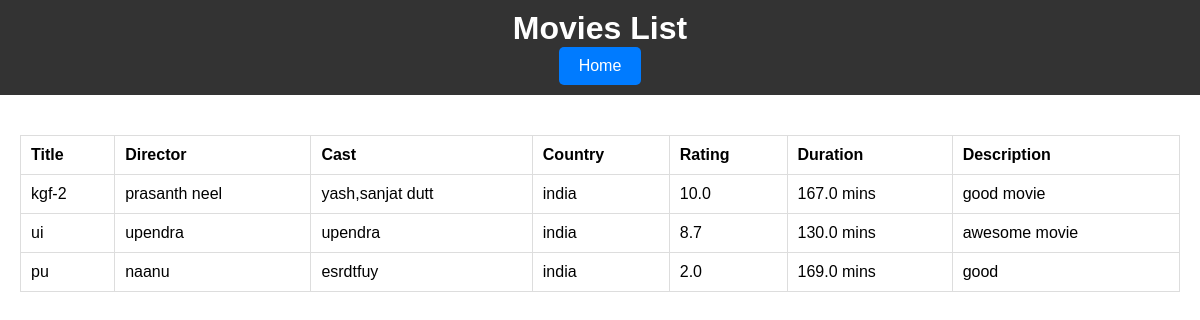
The app's page /movies with its own data.
### app.py (models this page shows)
class Movies(db.Model):
    movie_id = db.Column(db.Integer, primary_key=True, autoincrement=True)
    type = db.Column(db.String(100), nullable=False)
    title = db.Column(db.String(100), nullable=False)
    director = db.Column(db.String(100), nullable=False)
    cast = db.Column(db.String(100), nullable=False)
    country = db.Column(db.String(100), nullable=False)
    date_added = db.Column(db.DateTime, default=datetime.utcnow)
    release_date = db.Column(db.DateTime)
    rating = db.Column(db.Float)
    duration = db.Column(db.Float)
    listed_in = db.Column(db.Boolean, default=False)
    description = db.Column(db.String(120), nullable=False)

### app.py (the view)
@app.route('/movies', methods=['GET'])
def list_movies():
    movies_list = Movies.query.all()
    return render_template('movies.html', movies=movies_list)

### templates/movies.html (shortened to what this page needs)
<!DOCTYPE html>
<html lang="en">
<head>
</head>
<body>
    <header>
        <h1>Movies List</h1>
        <a href="/" class="button">Home</a>
    </header>
    <main>
        <table>
            <thead>
                <tr>
                    <th>Title</th>
                    <th>Director</th>
                    <th>Cast</th>
                    <th>Country</th>
                    <th>Rating</th>
                    <th>Duration</th>
                    <th>Description</th>
                </tr>
            </thead>
            <tbody>
                {% for movie in movies %}
                <tr>
                    <td>{{ movie.title }}</td>
                    <td>{{ movie.director }}</td>
                    <td>{{ movie.cast }}</td>
                    <td>{{ movie.country }}</td>
                    <td>{{ movie.rating }}</td>
                    <td>{{ movie.duration }} mins</td>
                    <td>{{ movie.description }}</td>
                </tr>
                {% endfor %}
            </tbody>
        </table>
    </main>
</body>
</html>

### templates/movies.html (style rules this page uses)
body { font-family: Arial, sans-serif; margin: 0; padding: 0; }
header { background-color: #333; color: white; padding: 10px 20px; text-align: center; }
h1 { margin: 0; }
.button { display: inline-block; padding: 10px 20px; background-color: #007BFF; color: white; text-decoration: none; border-radius: 5px; }
main { padding: 20px; }
table { width: 100%; border-collapse: collapse; margin-top: 20px; }
table, th, td { border: 1px solid #ddd; }
th, td { padding: 10px; text-align: left; }

### records on screen
Movies: title "kgf-2", director "prasanth neel", cast "yash,sanjat dutt", country "india", rating "10.0", duration "167.0", description "good movie"
Movies: title "ui", director "upendra", cast "upendra", country "india", rating "8.7", duration "130.0", description "awesome movie"
Movies: title "pu", director "naanu", cast "esrdtfuy", country "india", rating "2.0", duration "169.0", description "good"
